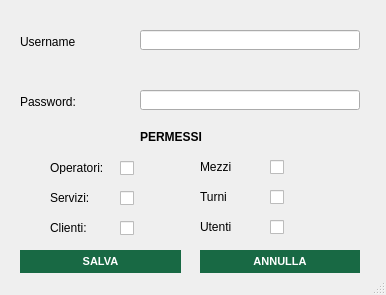
<?xml version="1.0" encoding="UTF-8"?>
<ui version="4.0">
 <class>inserimentoutente_window</class>
 <widget class="QMainWindow" name="inserimentoutente_window">
  <property name="geometry">
   <rect>
    <x>0</x>
    <y>0</y>
    <width>386</width>
    <height>295</height>
   </rect>
  </property>
  <property name="windowTitle">
   <string>Inserimento Utente</string>
  </property>
  <property name="windowIcon">
   <iconset resource="xz.qrc">
    <normaloff>:/images/images/AnconAmbiente_Logo.png</normaloff>:/images/images/AnconAmbiente_Logo.png</iconset>
  </property>
  <widget class="QWidget" name="inserimentoutente_widget">
   <widget class="QPushButton" name="salva_button">
    <property name="geometry">
     <rect>
      <x>20</x>
      <y>250</y>
      <width>161</width>
      <height>23</height>
     </rect>
    </property>
    <property name="styleSheet">
     <string notr="true">QPushButton{
background-color:rgb(24, 105, 68);
color: white;
border-style: outset;
font:  bold 11px


}

QPushButton:hover{
background-color:rgb(170, 203, 108);
color: white;
border-style: outset;
font:  bold 11px
}</string>
    </property>
    <property name="text">
     <string>SALVA</string>
    </property>
   </widget>
   <widget class="QLabel" name="label_5">
    <property name="geometry">
     <rect>
      <x>50</x>
      <y>161</y>
      <width>80</width>
      <height>13</height>
     </rect>
    </property>
    <property name="text">
     <string>Operatori:</string>
    </property>
   </widget>
   <widget class="QLineEdit" name="password_field">
    <property name="geometry">
     <rect>
      <x>140</x>
      <y>90</y>
      <width>220</width>
      <height>20</height>
     </rect>
    </property>
    <property name="echoMode">
     <enum>QLineEdit::Password</enum>
    </property>
   </widget>
   <widget class="QLabel" name="label_6">
    <property name="geometry">
     <rect>
      <x>140</x>
      <y>130</y>
      <width>80</width>
      <height>13</height>
     </rect>
    </property>
    <property name="text">
     <string>&lt;html&gt;&lt;head/&gt;&lt;body&gt;&lt;p&gt;&lt;span style=&quot; font-weight:600;&quot;&gt;PERMESSI&lt;/span&gt;&lt;/p&gt;&lt;/body&gt;&lt;/html&gt;</string>
    </property>
   </widget>
   <widget class="QPushButton" name="annulla_button">
    <property name="geometry">
     <rect>
      <x>200</x>
      <y>250</y>
      <width>160</width>
      <height>23</height>
     </rect>
    </property>
    <property name="styleSheet">
     <string notr="true">QPushButton{
background-color:rgb(24, 105, 68);
color: white;
border-style: outset;
font:  bold 11px


}

QPushButton:hover{
background-color:rgb(170, 203, 108);
color: white;
border-style: outset;
font:  bold 11px
}</string>
    </property>
    <property name="text">
     <string>ANNULLA</string>
    </property>
   </widget>
   <widget class="QLabel" name="label">
    <property name="geometry">
     <rect>
      <x>20</x>
      <y>35</y>
      <width>55</width>
      <height>13</height>
     </rect>
    </property>
    <property name="text">
     <string>Username:</string>
    </property>
   </widget>
   <widget class="QLineEdit" name="username_field">
    <property name="geometry">
     <rect>
      <x>140</x>
      <y>30</y>
      <width>220</width>
      <height>20</height>
     </rect>
    </property>
   </widget>
   <widget class="QLabel" name="label_2">
    <property name="geometry">
     <rect>
      <x>20</x>
      <y>95</y>
      <width>55</width>
      <height>13</height>
     </rect>
    </property>
    <property name="text">
     <string>Password:</string>
    </property>
   </widget>
   <widget class="QLabel" name="label_3">
    <property name="geometry">
     <rect>
      <x>50</x>
      <y>191</y>
      <width>80</width>
      <height>13</height>
     </rect>
    </property>
    <property name="text">
     <string>Servizi:</string>
    </property>
   </widget>
   <widget class="QLabel" name="label_4">
    <property name="geometry">
     <rect>
      <x>50</x>
      <y>221</y>
      <width>100</width>
      <height>13</height>
     </rect>
    </property>
    <property name="text">
     <string>Clienti:</string>
    </property>
   </widget>
   <widget class="QCheckBox" name="operatori_check">
    <property name="geometry">
     <rect>
      <x>120</x>
      <y>160</y>
      <width>16</width>
      <height>17</height>
     </rect>
    </property>
    <property name="text">
     <string/>
    </property>
   </widget>
   <widget class="QCheckBox" name="servizi_check">
    <property name="geometry">
     <rect>
      <x>120</x>
      <y>190</y>
      <width>16</width>
      <height>17</height>
     </rect>
    </property>
    <property name="text">
     <string/>
    </property>
   </widget>
   <widget class="QCheckBox" name="clienti_check">
    <property name="geometry">
     <rect>
      <x>120</x>
      <y>220</y>
      <width>16</width>
      <height>17</height>
     </rect>
    </property>
    <property name="text">
     <string/>
    </property>
   </widget>
   <widget class="QLabel" name="label_7">
    <property name="geometry">
     <rect>
      <x>200</x>
      <y>190</y>
      <width>80</width>
      <height>13</height>
     </rect>
    </property>
    <property name="text">
     <string>Turni</string>
    </property>
   </widget>
   <widget class="QCheckBox" name="utenti_check">
    <property name="geometry">
     <rect>
      <x>270</x>
      <y>219</y>
      <width>16</width>
      <height>17</height>
     </rect>
    </property>
    <property name="text">
     <string/>
    </property>
   </widget>
   <widget class="QLabel" name="label_8">
    <property name="geometry">
     <rect>
      <x>200</x>
      <y>220</y>
      <width>60</width>
      <height>13</height>
     </rect>
    </property>
    <property name="text">
     <string>Utenti</string>
    </property>
   </widget>
   <widget class="QCheckBox" name="mezzi_check">
    <property name="geometry">
     <rect>
      <x>270</x>
      <y>159</y>
      <width>16</width>
      <height>17</height>
     </rect>
    </property>
    <property name="text">
     <string/>
    </property>
   </widget>
   <widget class="QCheckBox" name="turni_check">
    <property name="geometry">
     <rect>
      <x>270</x>
      <y>189</y>
      <width>16</width>
      <height>17</height>
     </rect>
    </property>
    <property name="text">
     <string/>
    </property>
   </widget>
   <widget class="QLabel" name="label_9">
    <property name="geometry">
     <rect>
      <x>200</x>
      <y>160</y>
      <width>60</width>
      <height>13</height>
     </rect>
    </property>
    <property name="text">
     <string>Mezzi</string>
    </property>
   </widget>
   <widget class="QLabel" name="username_error">
    <property name="geometry">
     <rect>
      <x>140</x>
      <y>10</y>
      <width>230</width>
      <height>17</height>
     </rect>
    </property>
    <property name="text">
     <string/>
    </property>
   </widget>
   <widget class="QLabel" name="password_error">
    <property name="geometry">
     <rect>
      <x>140</x>
      <y>70</y>
      <width>230</width>
      <height>17</height>
     </rect>
    </property>
    <property name="text">
     <string/>
    </property>
   </widget>
  </widget>
  <widget class="QStatusBar" name="statusbar"/>
 </widget>
 <resources>
  <include location="xz.qrc"/>
 </resources>
 <connections/>
</ui>
